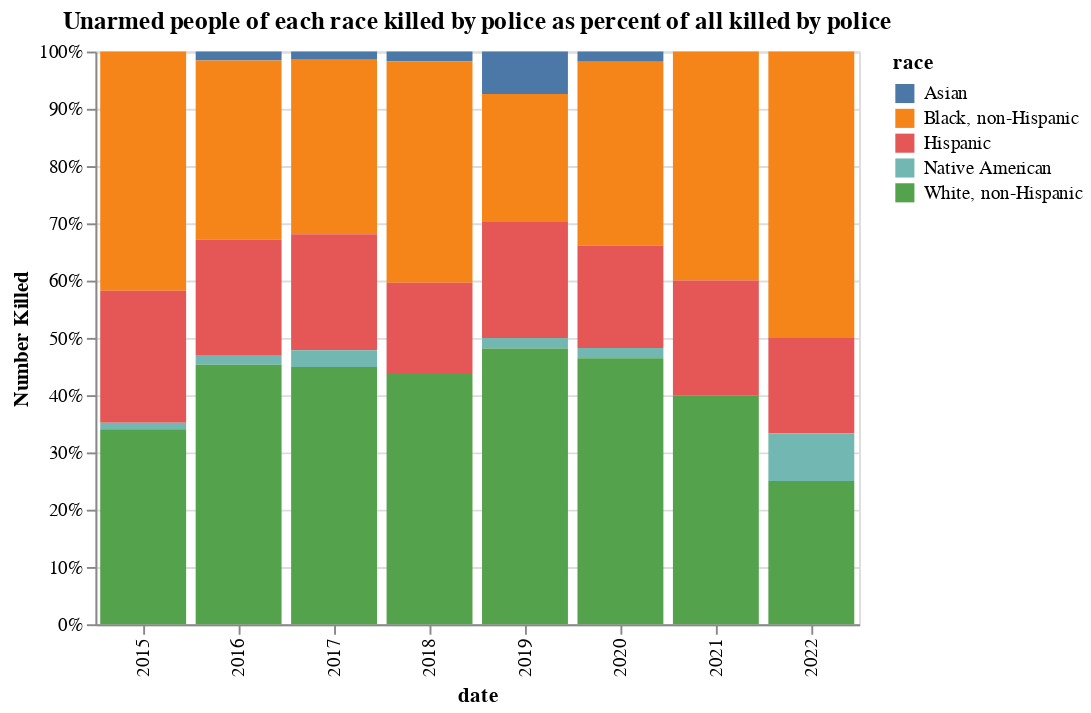

Source (notebook cell):
### Code cell
alt.Chart(kyearly).mark_bar().encode(
    x='date:O',
    y=alt.Y('Number Killed:Q', stack='normalize'),
    color=alt.Color("race"),
    tooltip=['Number Killed', 'race']
).properties(
    title="Unarmed people of each race killed by police as percent of all killed by police",
    width=400,
    height=300
)

### Figure 1 — Vega-Lite specification as saved in the notebook (floating-point values rounded to 4 significant figures)
{"config": {"view": {"continuousWidth": 400, "continuousHeight": 300}}, "data": {"name": "data-afda74a5b58e32734fffc143d347ff59"}, "mark": "bar", "encoding": {"color": {"field": "race", "type": "nominal"}, "tooltip": [{"field": "Number Killed", "type": "quantitative"}, {"field": "race", "type": "nominal"}], "x": {"field": "date", "type": "ordinal"}, "y": {"field": "Number Killed", "stack": "normalize", "type": "quantitative"}}, "height": 300, "title": "Unarmed people of each race killed by police as percent of all killed by police", "width": 400, "$schema": "https://vega.github.io/schema/vega-lite/v4.17.0.json", "datasets": {"data-afda74a5b58e32734fffc143d347ff59": [{"date": 2015, "race": "Black, non-Hispanic", "Number Killed": 38}, {"date": 2015, "race": "Hispanic", "Number Killed": 21}, {"date": 2015, "race": "Native American", "Number Killed": 1}, {"date": 2015, "race": "White, non-Hispanic", "Number Killed": 31}, {"date": 2016, "race": "Asian", "Number Killed": 1}, {"date": 2016, "race": "Black, non-Hispanic", "Number Killed": 20}, {"date": 2016, "race": "Hispanic", "Number Killed": 13}, {"date": 2016, "race": "Native American", "Number Killed": 1}, {"date": 2016, "race": "White, non-Hispanic", "Number Killed": 29}, {"date": 2017, "race": "Asian", "Number Killed": 1}, {"date": 2017, "race": "Black, non-Hispanic", "Number Killed": 21}, {"date": 2017, "race": "Hispanic", "Number Killed": 14}, {"date": 2017, "race": "Native American", "Number Killed": 2}, {"date": 2017, "race": "White, non-Hispanic", "Number Killed": 31}, {"date": 2018, "race": "Asian", "Number Killed": 1}, {"date": 2018, "race": "Black, non-Hispanic", "Number Killed": 22}, {"date": 2018, "race": "Hispanic", "Number Killed": 9}, {"date": 2018, "race": "White, non-Hispanic", "Number Killed": 25}, {"date": 2019, "race": "Asian", "Number Killed": 4}, {"date": 2019, "race": "Black, non-Hispanic", "Number Killed": 12}, {"date": 2019, "race": "Hispanic", "Number Killed": 11}, {"date": 2019, "race": "Native American", "Number Killed": 1}, {"date": 2019, "race": "White, non-Hispanic", "Number Killed": 26}, {"date": 2020, "race": "Asian", "Number Killed": 1}, {"date": 2020, "race": "Black, non-Hispanic", "Number Killed": 18}, {"date": 2020, "race": "Hispanic", "Number Killed": 10}, {"date": 2020, "race": "Native American", "Number Killed": 1}, {"date": 2020, "race": "White, non-Hispanic", "Number Killed": 26}, {"date": 2021, "race": "Black, non-Hispanic", "Number Killed": 8}, {"date": 2021, "race": "Hispanic", "Number Killed": 4}, {"date": 2021, "race": "White, non-Hispanic", "Number Killed": 8}, {"date": 2022, "race": "Black, non-Hispanic", "Number Killed": 6}, {"date": 2022, "race": "Hispanic", "Number Killed": 2}, {"date": 2022, "race": "Native American", "Number Killed": 1}, {"date": 2022, "race": "White, non-Hispanic", "Number Killed": 3}]}}
